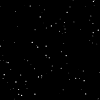
Frame 1 (no input)
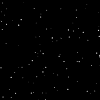
Frame 60 (no input)
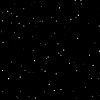
Frame 120 (the mouse pressed at the canvas centre since frame 60)

The p5.js sketch that drew these frames (run headless with seeded random() and noise() and a simulated clock; from frame 60 on, the mouse is pressed at the canvas centre):

// p5.js sketch
// ── sketch.js
let noiseScale = 0.02;
let noiseVal;

function setup() {
	let canvas = select('canvasContainer');
	//let canvas = createCanvas(displayWidth, displayHeight);
	//canvas.parent("canvasContainer");
	



}

function draw() {
		background(0);

		for (let i = 0; i < width; i++){
			//noiseVal = noise(mouseX+i*noiseScale, mouseY*noiseScale);
			stroke(255*noiseVal);
			strokeWeight(1);
			//line(i, mouseY*noiseVal, i, height*noiseVal);
			stroke(255);
			strokeWeight(random(0.3, 1.3));
			point(random(0, width), random(0, height));

		}

}
// ── animate.js
function stars(){
  var canvas = document.getElementById("canvas");
  var context = canvas.getContext("2d");
  var randomRadius;

  context.strokeStyle = white;


    randomRadius = random(0.3, 2);
    //context.fillRect(random(0, canvas.width), random(0, canvas.height), randomRadius, randomRadius);
    context.beginPath();
    context.arc(random(0, canvas.width), random(0, canvas.height), 1, 0, 2 * Math.PI);
    context.fill();
  
}

function gradient() {
  var c = document.getElementById("canvas");
  var ctx = c.getContext("2d");

  // Create gradient
  var grd = ctx.createRadialGradient(c.width/2, c.height/2, 0, 200, 100, 200);
  grd.addColorStop(0, "red");
  grd.addColorStop(1, "black");

  // Fill with gradient
  ctx.fillStyle = grd;
  ctx.fillRect(0, 0, c.width, c.height);
}

// ── homepage.js

/* Toggle between adding and removing the "responsive" class to topnav when the user clicks on the icon */
function adjust() {
	var x = document.getElementById("myTopnav");
	if (x.className === "topnav") {
		x.className += " responsive";
	} else {
		x.className = "topnav";
	}
}

function openTab(evt, name) {
	// Declare all variables
	var i, tabcontent, tablinks;

	// Get all elements with class="tabcontent" and hide them
	tabcontent = document.getElementsByClassName("tabcontent");
	for (i = 0; i < tabcontent.length; i++) {
		tabcontent[i].style.display = "none";
	}

	// Get all elements with class="tablinks" and remove the class "active"
	tablinks = document.getElementsByClassName("tablinks");
	for (i = 0; i < tablinks.length; i++) {
		tablinks[i].className = tablinks[i].className.replace(" active", "");
	}

	// Show the current tab, and add an "active" class to the button that opened the tab
	document.getElementById(name).style.display = "block";
	evt.currentTarget.className += " active";
}


// function welcomeHome() {
// 	id = setInterval(frame, 5);

// 	function frame() {
// 	  if ( test for finished ) {
// 	    clearInterval(id);
// 	  } else {
// 	    /* code to change the element style */  
// 	  }
// 	}
// }
